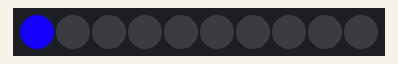
Recording of a program running on a simulated MicroPython board. Shown: 10 RGB LEDs in strip order, left to right. Dim RGB values are drawn brighter than linear.

Above: at 0.05 s.
At 0.75 s:
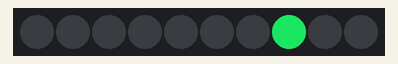
At 1.46 s:
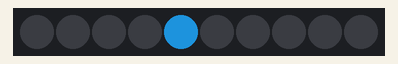
At 2.16 s:
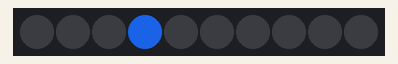

The program:

main_example.py
```python
import machine
from neopixel import NeoPixel
import time

dElay = 100
pLED = machine.Pin(13, machine.Pin.OUT)
npLED = NeoPixel(pLED, 10)  #8 LED strip
routine1 = (4, 5, 3, 5, 2, 7, 1, 8, 0, 9)
routine2 = (0, 7, 1, 6, 2, 5, 3, 4)
routine3 = range(10)

while 1:
    for i in routine3:
        npLED[i] = (20, 25 * i, 250 - 25 * i)
        npLED.write()
        time.sleep_ms(dElay)
        npLED[i] = (0, 0, 0)
        npLED.write()
    for i in range(8, 0, -1):
        npLED[i] = (20, 25 * i, 250 - 25 * i)
        npLED.write()
        time.sleep_ms(dElay)
        npLED[i] = (0, 0, 0)
        npLED.write()
```

Measured:
- by itself, everything shown: repeats every 1.8 s, in 18 steps
